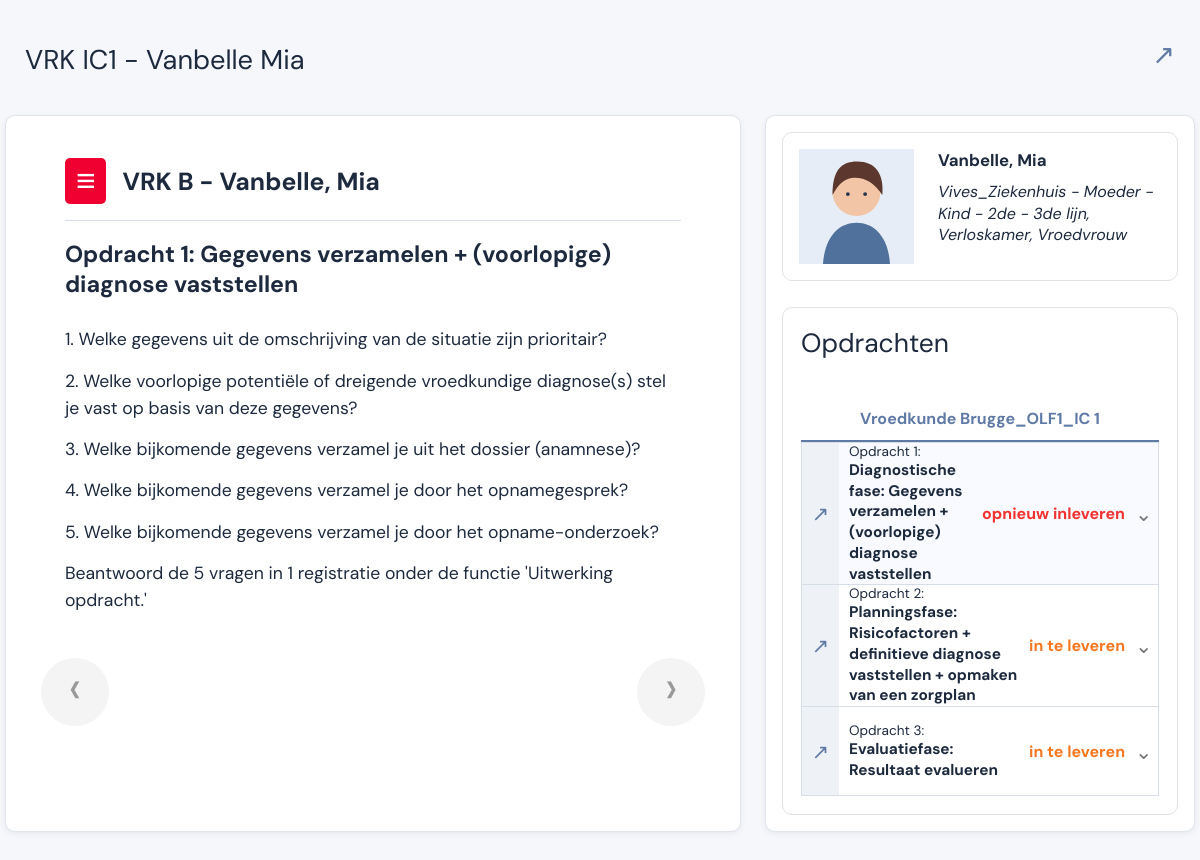
The app's page /casus/1/?assignment=1 with its own data.
### dossier/models.py (models this page shows, shortened)
class Case(models.Model):
    title = models.CharField(max_length=180)
    patient = models.ForeignKey(Patient, on_delete=models.PROTECT, related_name="cases")
    course = models.CharField(max_length=180)
    published = models.BooleanField(default=True)

class Patient(models.Model):
    name = models.CharField(max_length=120)
    reference = models.CharField(max_length=40, unique=True)
    image = models.CharField(max_length=240, blank=True)
    context = models.CharField(max_length=280, blank=True)

class Assignment(models.Model):
    class Status(models.TextChoices):
        RESUBMIT = "resubmit", "opnieuw inleveren"
        TODO = "todo", "in te leveren"
        DONE = "done", "ingediend"
    case = models.ForeignKey(Case, on_delete=models.CASCADE, related_name="assignments")
    title = models.CharField(max_length=240)
    phase = models.CharField(max_length=120)
    content = models.TextField(blank=True)
    status = models.CharField(max_length=20, choices=Status.choices, default=Status.TODO)
    position = models.PositiveIntegerField(default=0)
    class Meta:
        ordering = ["position", "id"]

### dossier/views.py (the view)
# urls.py: path("casus/<int:case_id>/", views.case_detail, name="case_detail"),
def case_detail(request, case_id):
    case = get_object_or_404(
        Case.objects.filter(published=True).prefetch_related("modules", "assignments"), id=case_id
    )
    assignments = list(case.assignments.all())
    selected_id = request.GET.get("assignment")
    selected = next((item for item in assignments if str(item.id) == selected_id), None)
    return render(request, "dossier/case_detail.html", {
        "case": case,
        "assignments": assignments,
        "selected": selected,
        "last_assignment": assignments[-1] if assignments else None,
    })

### templates/dossier/case_detail.html (shortened to what this page needs)
{% extends 'base.html' %}
{% block content %}
<main class="case-viewer">
	<header class="viewer-header"><h1>{{ case.title }}</h1><a href="{% url 'dossier:home' %}" aria-label="Terug naar casussen">↗</a></header>
	<div class="viewer-grid">
		<section class="reading-pane">
			<div class="case-banner"><span class="menu-square">≡</span><strong>VRK B - {{ case.patient.name }}</strong></div>
			{% if selected %}
				<h2>{{ selected.phase }}: {{ selected.title|cut:'Diagnostische fase: '|cut:'Planningsfase: '|cut:'Evaluatiefase: ' }}</h2>
				<div class="assignment-content">{{ selected.content|linebreaks }}</div>
			{% endif %}
			<div class="pager"><a href="{% url 'dossier:case_detail' case.id %}?assignment={{ assignments.0.id }}">‹</a>{% if last_assignment %}<a href="{% url 'dossier:case_detail' case.id %}?assignment={{ last_assignment.id }}">›</a>{% endif %}</div>
		</section>
		<aside class="case-panel">
			<section class="patient-card"><img src="{{ case.patient.image }}" alt="Fictieve patiënt {{ case.patient.name }}"><div><strong>{{ case.patient.name }}</strong><p>{{ case.patient.context }}</p></div></section>
			<section class="assignment-panel"><h2>Opdrachten</h2><p class="course-label">{{ case.course }}</p>{% for assignment in assignments %}<a class="assignment-row {% if selected.id == assignment.id %}active-row{% endif %}" href="{% url 'dossier:case_detail' case.id %}?assignment={{ assignment.id }}"><span class="assignment-icon">↗</span><span><small>{{ assignment.phase }}:</small><strong>{{ assignment.title }}</strong></span><b class="status-{{ assignment.status }}">{{ assignment.get_status_display }}</b><span class="arrow">⌄</span></a>{% endfor %}</section>
		</aside>
	</div>
</main>
{% endblock %}

### static/epd.css (style rules this page uses)
:root { --blue:#607aa6;--blue-dark:#526d9c;--ink:#1d2a3e;--muted:#66748b;--line:#d8dee8;--red:#f1322e;--orange:#f47721 }
* { box-sizing:border-box }
body { margin:0;color:var(--ink);font-family:'DM Sans',Arial,sans-serif;background:#f5f7fb }
.open-icon,.assignment-icon { color:var(--blue);background:#eef1f6;display:grid;place-items:center;align-self:stretch;min-height:58px }
.assignment-preview small,.assignment-row small { font-size:.86rem }
.status-resubmit { color:var(--red) }
.status-todo { color:var(--orange) }
.case-viewer { margin:0 auto;padding:10px 5px 30px;max-width:1600px }
.viewer-header { height:105px;padding:27px 20px;display:flex;justify-content:space-between;align-items:start }
.viewer-header h1 { font-size:1.7rem;font-weight:400;margin:5px 0 }
.viewer-header a { color:var(--blue);font-size:1.7rem;text-decoration:none }
.viewer-grid { display:grid;grid-template-columns:minmax(0,1fr) 430px;gap:24px }
.reading-pane,.case-panel { background:#fff;border:1px solid #e1e4e9;border-radius:10px;box-shadow:0 2px 6px #24344b12 }
.reading-pane { min-height:650px;padding:42px 8%;position:relative }
.case-banner { border-bottom:1px solid var(--line);display:flex;align-items:center;gap:16px;padding-bottom:16px;font-size:1.55rem }
.menu-square { background:#ef0030;color:#fff;border-radius:5px;font-size:2.1rem;line-height:.9;padding:8px 11px }
.reading-pane h2 { font-size:1.45rem;margin:18px 0 27px }
.assignment-content { font-size:1.1rem;line-height:1.55;max-width:1000px }
.assignment-content p { margin:0 0 14px }
.pager { position:absolute;bottom:105px;left:35px;right:35px;display:flex;justify-content:space-between }
.pager a { width:68px;height:68px;border-radius:50%;background:#f4f4f5;color:#999;text-decoration:none;font-size:3rem;line-height:60px;text-align:center }
.case-panel { padding:16px }
.patient-card { border:1px solid #e2e2e2;border-radius:10px;padding:16px;display:flex;gap:24px;align-items:start }
.patient-card img { width:120px;height:115px;object-fit:cover }
.patient-card strong { font-size:1.05rem }
.patient-card p { font-style:italic;margin:10px 0 0;line-height:1.35 }
.assignment-panel { border:1px solid #e2e2e2;border-radius:10px;margin-top:26px;padding:18px }
.assignment-panel h2 { font-size:1.65rem;font-weight:400;margin:0 0 48px }
.course-label { color:var(--blue);font-weight:700;text-align:center;border-bottom:2px solid var(--blue);padding-bottom:11px;margin:0 }
.assignment-panel .assignment-row { display:grid;grid-template-columns:37px 1fr auto 15px;gap:10px;align-items:center;text-decoration:none;color:var(--ink);border:1px solid var(--line);border-top:0;padding:0 8px 0 0;min-height:88px }
.assignment-panel .assignment-row:first-of-type { border-top:1px solid var(--line) }
.assignment-panel .assignment-row:hover,.assignment-panel .active-row { background:#f8faff }
.assignment-panel .assignment-icon { min-height:88px }
.assignment-panel .assignment-row span:nth-child(2) { display:flex;flex-direction:column }
.assignment-panel .assignment-row strong { font-size:.96rem;line-height:1.35 }
.assignment-panel .assignment-row small { font-size:.85rem }
.assignment-panel .arrow { font-size:1.3rem;color:#777 }
.assignment-row { display:grid;grid-template-columns:55px 1fr auto 20px;gap:15px;align-items:center;padding:16px 18px;border-bottom:1px solid var(--line);background:#fff }
.assignment-row:first-of-type { border-top:1px solid var(--line) }
.assignment-icon { min-height:75px;font-size:1.3rem }
.arrow { color:var(--muted);font-size:1.4rem }

### records on screen
Case: title "VRK IC1 - Vanbelle Mia", patient.name "Vanbelle, Mia", patient.image (picture), patient.context "Vives_Ziekenhuis - Moeder - Kind - 2de - 3de lijn, Verloskamer, Vroedvrouw", course "Vroedkunde Brugge_OLF1_IC 1"
Assignment: phase "Opdracht 1", title "Gegevens verzamelen + (voorlopige) diagnose vaststellen", content "1. Welke gegevens uit de omschrijving van de situatie zijn prioritair? 2. Welke voorlopige potentiële of dreigende vroedkundige diagnose(s) stel je vast op basis van deze gegevens? 3. Welke bijkomende gegevens verzamel je uit het dossier (anamnese)? 4. Welke bijkomende gegevens verzamel je door het opnamegesprek? 5. Welke bijkomende gegevens verzamel je door het opname-onderzoek? Beantwoord de 5 vragen in 1 registratie onder de functie 'Uitwerking opdracht.'", title "Diagnostische fase: Gegevens verzamelen + (voorlopige) diagnose vaststellen", status "opnieuw inleveren"
Assignment: phase "Opdracht 2", title "Planningsfase: Risicofactoren + definitieve diagnose vaststellen + opmaken van een zorgplan", status "in te leveren"
Assignment: phase "Opdracht 3", title "Evaluatiefase: Resultaat evalueren", status "in te leveren"
